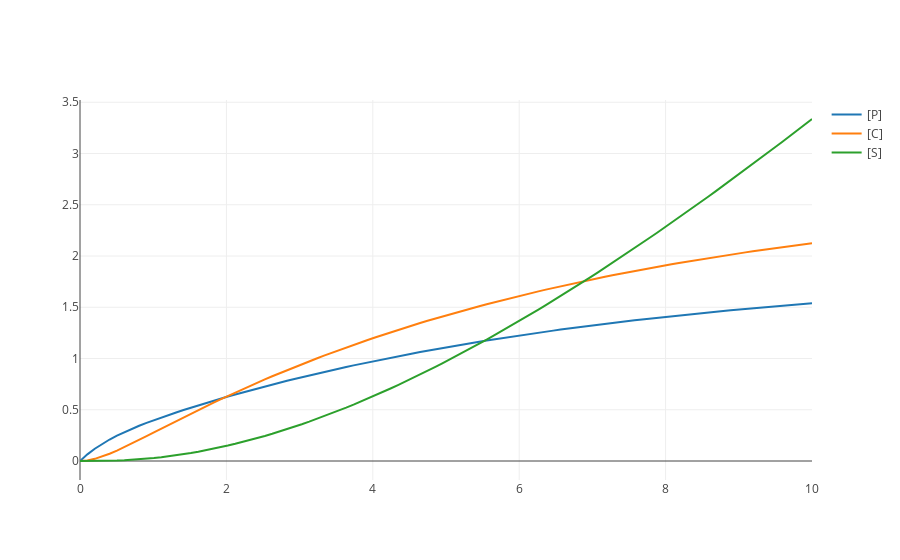

The notebook cell saved with this chart:
### Code cell
#basic sim
#m = r.gillespie(0,80,100)
m = r.simulate(0,10,100)

r.plot()
